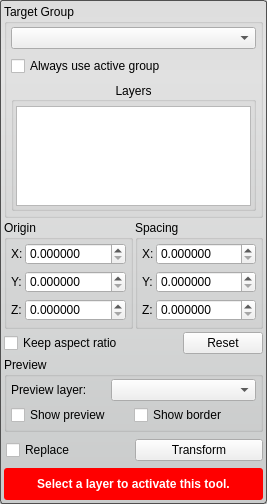
<?xml version="1.0" encoding="UTF-8"?>
<ui version="4.0">
 <class>TransformToolInterface</class>
 <widget class="QWidget" name="TransformToolInterface">
  <property name="geometry">
   <rect>
    <x>0</x>
    <y>0</y>
    <width>267</width>
    <height>472</height>
   </rect>
  </property>
  <property name="sizePolicy">
   <sizepolicy hsizetype="Preferred" vsizetype="Fixed">
    <horstretch>0</horstretch>
    <verstretch>0</verstretch>
   </sizepolicy>
  </property>
  <property name="sizeIncrement">
   <size>
    <width>0</width>
    <height>0</height>
   </size>
  </property>
  <property name="windowTitle">
   <string>Transform Tool</string>
  </property>
  <property name="styleSheet">
   <string notr="true">QWidget#TransformToolInterface{
  border-radius: 3px;
  border: 1px solid rgb(80, 80,80);
  background-color: qlineargradient(spread:pad, x1:0.5, y1:0, x2:0.5, y2:0.960227, stop:0 rgba(221, 221, 221, 255), stop:0.155779 rgba(228, 228, 228, 255), stop:1 rgba(202, 204, 204, 255));      
}</string>
  </property>
  <layout class="QVBoxLayout" name="verticalLayout_3">
   <property name="spacing">
    <number>2</number>
   </property>
   <property name="margin">
    <number>4</number>
   </property>
   <item>
    <widget class="QGroupBox" name="target_groupbox_">
     <property name="sizePolicy">
      <sizepolicy hsizetype="Preferred" vsizetype="Fixed">
       <horstretch>0</horstretch>
       <verstretch>0</verstretch>
      </sizepolicy>
     </property>
     <property name="title">
      <string>Target Group</string>
     </property>
     <property name="flat">
      <bool>false</bool>
     </property>
     <layout class="QVBoxLayout" name="verticalLayout_4">
      <property name="leftMargin">
       <number>4</number>
      </property>
      <property name="topMargin">
       <number>2</number>
      </property>
      <property name="rightMargin">
       <number>4</number>
      </property>
      <property name="bottomMargin">
       <number>4</number>
      </property>
      <item>
       <widget class="QWidget" name="widget_9" native="true">
        <layout class="QVBoxLayout" name="verticalLayout_5">
         <property name="spacing">
          <number>2</number>
         </property>
         <property name="margin">
          <number>0</number>
         </property>
         <item>
          <widget class="QWidget" name="widget_10" native="true">
           <property name="minimumSize">
            <size>
             <width>0</width>
             <height>24</height>
            </size>
           </property>
           <property name="maximumSize">
            <size>
             <width>16777215</width>
             <height>24</height>
            </size>
           </property>
           <layout class="QHBoxLayout" name="horizontalLayout_6">
            <property name="spacing">
             <number>0</number>
            </property>
            <property name="margin">
             <number>0</number>
            </property>
            <item>
             <widget class="QComboBox" name="target_group_">
              <property name="sizePolicy">
               <sizepolicy hsizetype="Ignored" vsizetype="Fixed">
                <horstretch>0</horstretch>
                <verstretch>0</verstretch>
               </sizepolicy>
              </property>
             </widget>
            </item>
           </layout>
          </widget>
         </item>
        </layout>
       </widget>
      </item>
      <item>
       <widget class="QWidget" name="widget_12" native="true">
        <property name="minimumSize">
         <size>
          <width>0</width>
          <height>20</height>
         </size>
        </property>
        <layout class="QHBoxLayout" name="horizontalLayout_7">
         <property name="spacing">
          <number>0</number>
         </property>
         <property name="margin">
          <number>0</number>
         </property>
         <item>
          <widget class="QCheckBox" name="use_active_group_">
           <property name="text">
            <string>Always use active group</string>
           </property>
          </widget>
         </item>
        </layout>
       </widget>
      </item>
      <item>
       <widget class="QGroupBox" name="groupBox">
        <property name="title">
         <string>Layers</string>
        </property>
        <property name="alignment">
         <set>Qt::AlignCenter</set>
        </property>
        <property name="flat">
         <bool>true</bool>
        </property>
        <property name="checkable">
         <bool>false</bool>
        </property>
        <layout class="QVBoxLayout" name="verticalLayout_6">
         <property name="spacing">
          <number>2</number>
         </property>
         <property name="leftMargin">
          <number>2</number>
         </property>
         <property name="topMargin">
          <number>4</number>
         </property>
         <property name="rightMargin">
          <number>2</number>
         </property>
         <property name="bottomMargin">
          <number>2</number>
         </property>
         <item>
          <widget class="QListWidget" name="layer_list_">
           <property name="enabled">
            <bool>true</bool>
           </property>
           <property name="sizePolicy">
            <sizepolicy hsizetype="Ignored" vsizetype="Fixed">
             <horstretch>0</horstretch>
             <verstretch>0</verstretch>
            </sizepolicy>
           </property>
           <property name="minimumSize">
            <size>
             <width>0</width>
             <height>100</height>
            </size>
           </property>
           <property name="maximumSize">
            <size>
             <width>16777215</width>
             <height>100</height>
            </size>
           </property>
           <property name="frameShape">
            <enum>QFrame::StyledPanel</enum>
           </property>
           <property name="selectionMode">
            <enum>QAbstractItemView::MultiSelection</enum>
           </property>
           <property name="resizeMode">
            <enum>QListView::Adjust</enum>
           </property>
          </widget>
         </item>
        </layout>
       </widget>
      </item>
     </layout>
    </widget>
   </item>
   <item>
    <widget class="QWidget" name="widget_8" native="true">
     <layout class="QHBoxLayout" name="horizontalLayout_4">
      <property name="spacing">
       <number>2</number>
      </property>
      <property name="margin">
       <number>0</number>
      </property>
      <item>
       <widget class="QGroupBox" name="origin_groupbox_">
        <property name="title">
         <string>Origin</string>
        </property>
        <layout class="QVBoxLayout" name="verticalLayout">
         <property name="spacing">
          <number>4</number>
         </property>
         <property name="leftMargin">
          <number>4</number>
         </property>
         <property name="topMargin">
          <number>2</number>
         </property>
         <property name="rightMargin">
          <number>4</number>
         </property>
         <property name="bottomMargin">
          <number>4</number>
         </property>
         <item>
          <widget class="QWidget" name="widget" native="true">
           <property name="minimumSize">
            <size>
             <width>0</width>
             <height>24</height>
            </size>
           </property>
           <layout class="QHBoxLayout" name="horizontalLayout_12" stretch="0,0">
            <property name="spacing">
             <number>0</number>
            </property>
            <property name="margin">
             <number>0</number>
            </property>
            <item>
             <widget class="QLabel" name="label">
              <property name="sizePolicy">
               <sizepolicy hsizetype="Fixed" vsizetype="Preferred">
                <horstretch>0</horstretch>
                <verstretch>0</verstretch>
               </sizepolicy>
              </property>
              <property name="minimumSize">
               <size>
                <width>14</width>
                <height>0</height>
               </size>
              </property>
              <property name="text">
               <string>X:</string>
              </property>
             </widget>
            </item>
            <item>
             <widget class="QDoubleSpinBox" name="origin_x_spinbox_">
              <property name="sizePolicy">
               <sizepolicy hsizetype="MinimumExpanding" vsizetype="Fixed">
                <horstretch>0</horstretch>
                <verstretch>0</verstretch>
               </sizepolicy>
              </property>
              <property name="decimals">
               <number>6</number>
              </property>
             </widget>
            </item>
           </layout>
          </widget>
         </item>
         <item>
          <widget class="QWidget" name="widget_2" native="true">
           <property name="minimumSize">
            <size>
             <width>0</width>
             <height>24</height>
            </size>
           </property>
           <layout class="QHBoxLayout" name="horizontalLayout_11" stretch="0,0">
            <property name="spacing">
             <number>0</number>
            </property>
            <property name="margin">
             <number>0</number>
            </property>
            <item>
             <widget class="QLabel" name="label_2">
              <property name="sizePolicy">
               <sizepolicy hsizetype="Fixed" vsizetype="Preferred">
                <horstretch>0</horstretch>
                <verstretch>0</verstretch>
               </sizepolicy>
              </property>
              <property name="minimumSize">
               <size>
                <width>14</width>
                <height>0</height>
               </size>
              </property>
              <property name="text">
               <string>Y:</string>
              </property>
             </widget>
            </item>
            <item>
             <widget class="QDoubleSpinBox" name="origin_y_spinbox_">
              <property name="sizePolicy">
               <sizepolicy hsizetype="MinimumExpanding" vsizetype="Fixed">
                <horstretch>0</horstretch>
                <verstretch>0</verstretch>
               </sizepolicy>
              </property>
              <property name="decimals">
               <number>6</number>
              </property>
             </widget>
            </item>
           </layout>
          </widget>
         </item>
         <item>
          <widget class="QWidget" name="widget_3" native="true">
           <property name="minimumSize">
            <size>
             <width>0</width>
             <height>24</height>
            </size>
           </property>
           <layout class="QHBoxLayout" name="horizontalLayout_10" stretch="0,0">
            <property name="spacing">
             <number>0</number>
            </property>
            <property name="margin">
             <number>0</number>
            </property>
            <item>
             <widget class="QLabel" name="label_3">
              <property name="sizePolicy">
               <sizepolicy hsizetype="Fixed" vsizetype="Preferred">
                <horstretch>0</horstretch>
                <verstretch>0</verstretch>
               </sizepolicy>
              </property>
              <property name="minimumSize">
               <size>
                <width>14</width>
                <height>0</height>
               </size>
              </property>
              <property name="text">
               <string>Z:</string>
              </property>
             </widget>
            </item>
            <item>
             <widget class="QDoubleSpinBox" name="origin_z_spinbox_">
              <property name="sizePolicy">
               <sizepolicy hsizetype="MinimumExpanding" vsizetype="Fixed">
                <horstretch>0</horstretch>
                <verstretch>0</verstretch>
               </sizepolicy>
              </property>
              <property name="decimals">
               <number>6</number>
              </property>
             </widget>
            </item>
           </layout>
          </widget>
         </item>
        </layout>
       </widget>
      </item>
      <item>
       <widget class="QGroupBox" name="spacing_groupbox_">
        <property name="title">
         <string>Spacing</string>
        </property>
        <layout class="QVBoxLayout" name="verticalLayout_2">
         <property name="spacing">
          <number>4</number>
         </property>
         <property name="leftMargin">
          <number>4</number>
         </property>
         <property name="topMargin">
          <number>2</number>
         </property>
         <property name="rightMargin">
          <number>4</number>
         </property>
         <property name="bottomMargin">
          <number>4</number>
         </property>
         <item>
          <widget class="QWidget" name="widget_4" native="true">
           <property name="minimumSize">
            <size>
             <width>0</width>
             <height>24</height>
            </size>
           </property>
           <layout class="QHBoxLayout" name="horizontalLayout_3" stretch="0,0">
            <property name="spacing">
             <number>0</number>
            </property>
            <property name="margin">
             <number>0</number>
            </property>
            <item>
             <widget class="QLabel" name="label_4">
              <property name="sizePolicy">
               <sizepolicy hsizetype="Fixed" vsizetype="Preferred">
                <horstretch>0</horstretch>
                <verstretch>0</verstretch>
               </sizepolicy>
              </property>
              <property name="minimumSize">
               <size>
                <width>14</width>
                <height>0</height>
               </size>
              </property>
              <property name="text">
               <string>X:</string>
              </property>
             </widget>
            </item>
            <item>
             <widget class="QDoubleSpinBox" name="spacing_x_spinbox_">
              <property name="sizePolicy">
               <sizepolicy hsizetype="MinimumExpanding" vsizetype="Fixed">
                <horstretch>0</horstretch>
                <verstretch>0</verstretch>
               </sizepolicy>
              </property>
              <property name="decimals">
               <number>6</number>
              </property>
             </widget>
            </item>
           </layout>
          </widget>
         </item>
         <item>
          <widget class="QWidget" name="widget_5" native="true">
           <property name="minimumSize">
            <size>
             <width>0</width>
             <height>24</height>
            </size>
           </property>
           <layout class="QHBoxLayout" name="horizontalLayout_2" stretch="0,0">
            <property name="spacing">
             <number>0</number>
            </property>
            <property name="margin">
             <number>0</number>
            </property>
            <item>
             <widget class="QLabel" name="label_6">
              <property name="sizePolicy">
               <sizepolicy hsizetype="Fixed" vsizetype="Preferred">
                <horstretch>0</horstretch>
                <verstretch>0</verstretch>
               </sizepolicy>
              </property>
              <property name="minimumSize">
               <size>
                <width>14</width>
                <height>0</height>
               </size>
              </property>
              <property name="text">
               <string>Y:</string>
              </property>
             </widget>
            </item>
            <item>
             <widget class="QDoubleSpinBox" name="spacing_y_spinbox_">
              <property name="sizePolicy">
               <sizepolicy hsizetype="MinimumExpanding" vsizetype="Fixed">
                <horstretch>0</horstretch>
                <verstretch>0</verstretch>
               </sizepolicy>
              </property>
              <property name="decimals">
               <number>6</number>
              </property>
             </widget>
            </item>
           </layout>
          </widget>
         </item>
         <item>
          <widget class="QWidget" name="widget_6" native="true">
           <property name="minimumSize">
            <size>
             <width>0</width>
             <height>24</height>
            </size>
           </property>
           <layout class="QHBoxLayout" name="horizontalLayout" stretch="0,0">
            <property name="spacing">
             <number>0</number>
            </property>
            <property name="margin">
             <number>0</number>
            </property>
            <item>
             <widget class="QLabel" name="label_5">
              <property name="sizePolicy">
               <sizepolicy hsizetype="Fixed" vsizetype="Preferred">
                <horstretch>0</horstretch>
                <verstretch>0</verstretch>
               </sizepolicy>
              </property>
              <property name="minimumSize">
               <size>
                <width>14</width>
                <height>0</height>
               </size>
              </property>
              <property name="text">
               <string>Z:</string>
              </property>
             </widget>
            </item>
            <item>
             <widget class="QDoubleSpinBox" name="spacing_z_spinbox_">
              <property name="sizePolicy">
               <sizepolicy hsizetype="MinimumExpanding" vsizetype="Fixed">
                <horstretch>0</horstretch>
                <verstretch>0</verstretch>
               </sizepolicy>
              </property>
              <property name="decimals">
               <number>6</number>
              </property>
             </widget>
            </item>
           </layout>
          </widget>
         </item>
        </layout>
       </widget>
      </item>
     </layout>
    </widget>
   </item>
   <item>
    <widget class="QWidget" name="widget_7" native="true">
     <property name="minimumSize">
      <size>
       <width>0</width>
       <height>24</height>
      </size>
     </property>
     <property name="maximumSize">
      <size>
       <width>16777215</width>
       <height>24</height>
      </size>
     </property>
     <layout class="QHBoxLayout" name="horizontalLayout_13">
      <property name="spacing">
       <number>0</number>
      </property>
      <property name="margin">
       <number>0</number>
      </property>
      <item>
       <widget class="QCheckBox" name="keep_aspect_ratio_checkbox_">
        <property name="text">
         <string>Keep aspect ratio</string>
        </property>
       </widget>
      </item>
      <item>
       <spacer name="horizontalSpacer">
        <property name="orientation">
         <enum>Qt::Horizontal</enum>
        </property>
        <property name="sizeHint" stdset="0">
         <size>
          <width>40</width>
          <height>20</height>
         </size>
        </property>
       </spacer>
      </item>
      <item>
       <widget class="QPushButton" name="reset_button_">
        <property name="text">
         <string>Reset</string>
        </property>
       </widget>
      </item>
     </layout>
    </widget>
   </item>
   <item>
    <widget class="QGroupBox" name="groupBox_2">
     <property name="title">
      <string>Preview</string>
     </property>
     <layout class="QVBoxLayout" name="verticalLayout_7">
      <property name="spacing">
       <number>4</number>
      </property>
      <property name="leftMargin">
       <number>4</number>
      </property>
      <property name="topMargin">
       <number>2</number>
      </property>
      <property name="rightMargin">
       <number>4</number>
      </property>
      <property name="bottomMargin">
       <number>4</number>
      </property>
      <item>
       <layout class="QHBoxLayout" name="horizontalLayout_9" stretch="2,3">
        <item>
         <widget class="QLabel" name="label_7">
          <property name="text">
           <string>Preview layer:</string>
          </property>
         </widget>
        </item>
        <item>
         <widget class="QComboBox" name="preview_layer_combobox_">
          <property name="sizePolicy">
           <sizepolicy hsizetype="Ignored" vsizetype="Fixed">
            <horstretch>0</horstretch>
            <verstretch>0</verstretch>
           </sizepolicy>
          </property>
         </widget>
        </item>
       </layout>
      </item>
      <item>
       <widget class="QWidget" name="widget_13" native="true">
        <property name="minimumSize">
         <size>
          <width>0</width>
          <height>20</height>
         </size>
        </property>
        <property name="maximumSize">
         <size>
          <width>16777215</width>
          <height>20</height>
         </size>
        </property>
        <layout class="QHBoxLayout" name="horizontalLayout_8" stretch="1,1">
         <property name="spacing">
          <number>0</number>
         </property>
         <property name="margin">
          <number>0</number>
         </property>
         <item>
          <widget class="QCheckBox" name="show_preview_checkbox_">
           <property name="text">
            <string>Show preview</string>
           </property>
          </widget>
         </item>
         <item>
          <widget class="QCheckBox" name="show_border_checkbox_">
           <property name="text">
            <string>Show border</string>
           </property>
          </widget>
         </item>
        </layout>
       </widget>
      </item>
     </layout>
    </widget>
   </item>
   <item>
    <widget class="QWidget" name="widget_11" native="true">
     <property name="minimumSize">
      <size>
       <width>0</width>
       <height>32</height>
      </size>
     </property>
     <property name="maximumSize">
      <size>
       <width>16777215</width>
       <height>32</height>
      </size>
     </property>
     <layout class="QHBoxLayout" name="horizontalLayout_5" stretch="1,1">
      <property name="spacing">
       <number>0</number>
      </property>
      <property name="leftMargin">
       <number>2</number>
      </property>
      <property name="topMargin">
       <number>0</number>
      </property>
      <property name="rightMargin">
       <number>0</number>
      </property>
      <property name="bottomMargin">
       <number>0</number>
      </property>
      <item>
       <widget class="QCheckBox" name="replace_checkbox_">
        <property name="minimumSize">
         <size>
          <width>0</width>
          <height>32</height>
         </size>
        </property>
        <property name="text">
         <string>Replace</string>
        </property>
       </widget>
      </item>
      <item>
       <widget class="QPushButton" name="execute_button_">
        <property name="text">
         <string>Transform</string>
        </property>
       </widget>
      </item>
     </layout>
    </widget>
   </item>
   <item>
    <widget class="QWidget" name="message_alert_" native="true">
     <property name="minimumSize">
      <size>
       <width>0</width>
       <height>32</height>
      </size>
     </property>
     <property name="maximumSize">
      <size>
       <width>16777215</width>
       <height>32</height>
      </size>
     </property>
     <property name="styleSheet">
      <string notr="true">QLabel#message_{
  color: white;
  font: bold;
}

QWidget#message_alert_{
  border-radius: 3px;
  background-color: red;
}</string>
     </property>
     <layout class="QHBoxLayout" name="horizontalLayout_14">
      <property name="spacing">
       <number>0</number>
      </property>
      <property name="margin">
       <number>4</number>
      </property>
      <item>
       <widget class="QLabel" name="message_">
        <property name="text">
         <string>Select a layer to activate this tool.</string>
        </property>
        <property name="alignment">
         <set>Qt::AlignCenter</set>
        </property>
        <property name="wordWrap">
         <bool>true</bool>
        </property>
       </widget>
      </item>
     </layout>
    </widget>
   </item>
  </layout>
 </widget>
 <resources/>
 <connections/>
</ui>
